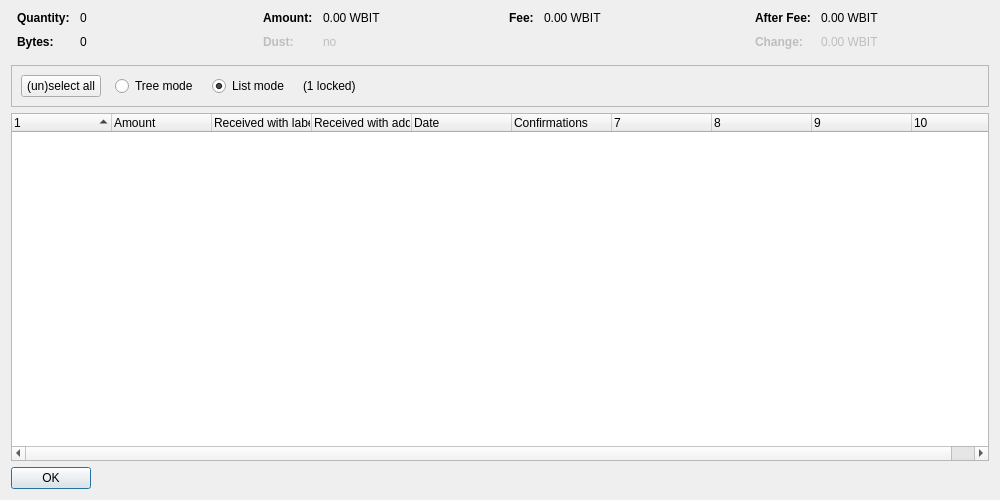
<?xml version="1.0" encoding="UTF-8"?>
<ui version="4.0">
 <class>CoinControlDialog</class>
 <widget class="QDialog" name="CoinControlDialog">
  <property name="geometry">
   <rect>
    <x>0</x>
    <y>0</y>
    <width>1000</width>
    <height>500</height>
   </rect>
  </property>
  <property name="windowTitle">
   <string>Coin Selection</string>
  </property>
  <layout class="QVBoxLayout" name="verticalLayout">
   <item>
    <layout class="QHBoxLayout" name="horizontalLayoutTop" stretch="0,0,0,0">
     <property name="topMargin">
      <number>0</number>
     </property>
     <property name="bottomMargin">
      <number>10</number>
     </property>
     <item>
      <layout class="QFormLayout" name="formLayoutCoinControl1">
       <property name="horizontalSpacing">
        <number>10</number>
       </property>
       <property name="verticalSpacing">
        <number>10</number>
       </property>
       <property name="leftMargin">
        <number>6</number>
       </property>
       <property name="rightMargin">
        <number>6</number>
       </property>
       <item row="0" column="0">
        <widget class="QLabel" name="labelCoinControlQuantityText">
         <property name="font">
          <font>
           <weight>75</weight>
           <bold>true</bold>
          </font>
         </property>
         <property name="text">
          <string>Quantity:</string>
         </property>
        </widget>
       </item>
       <item row="0" column="1">
        <widget class="QLabel" name="labelCoinControlQuantity">
         <property name="cursor">
          <cursorShape>IBeamCursor</cursorShape>
         </property>
         <property name="contextMenuPolicy">
          <enum>Qt::ActionsContextMenu</enum>
         </property>
         <property name="text">
          <string notr="true">0</string>
         </property>
         <property name="textInteractionFlags">
          <set>Qt::LinksAccessibleByMouse|Qt::TextSelectableByKeyboard|Qt::TextSelectableByMouse</set>
         </property>
        </widget>
       </item>
       <item row="1" column="0">
        <widget class="QLabel" name="labelCoinControlBytesText">
         <property name="font">
          <font>
           <weight>75</weight>
           <bold>true</bold>
          </font>
         </property>
         <property name="text">
          <string>Bytes:</string>
         </property>
        </widget>
       </item>
       <item row="1" column="1">
        <widget class="QLabel" name="labelCoinControlBytes">
         <property name="cursor">
          <cursorShape>IBeamCursor</cursorShape>
         </property>
         <property name="contextMenuPolicy">
          <enum>Qt::ActionsContextMenu</enum>
         </property>
         <property name="text">
          <string notr="true">0</string>
         </property>
         <property name="textInteractionFlags">
          <set>Qt::LinksAccessibleByMouse|Qt::TextSelectableByKeyboard|Qt::TextSelectableByMouse</set>
         </property>
        </widget>
       </item>
      </layout>
     </item>
     <item>
      <layout class="QFormLayout" name="formLayoutCoinControl2">
       <property name="horizontalSpacing">
        <number>10</number>
       </property>
       <property name="verticalSpacing">
        <number>10</number>
       </property>
       <property name="leftMargin">
        <number>6</number>
       </property>
       <property name="rightMargin">
        <number>6</number>
       </property>
       <item row="0" column="0">
        <widget class="QLabel" name="labelCoinControlAmountText">
         <property name="font">
          <font>
           <weight>75</weight>
           <bold>true</bold>
          </font>
         </property>
         <property name="text">
          <string>Amount:</string>
         </property>
        </widget>
       </item>
       <item row="0" column="1">
        <widget class="QLabel" name="labelCoinControlAmount">
         <property name="cursor">
          <cursorShape>IBeamCursor</cursorShape>
         </property>
         <property name="contextMenuPolicy">
          <enum>Qt::ActionsContextMenu</enum>
         </property>
         <property name="text">
          <string notr="true">0.00 WBIT</string>
         </property>
         <property name="textInteractionFlags">
          <set>Qt::LinksAccessibleByMouse|Qt::TextSelectableByKeyboard|Qt::TextSelectableByMouse</set>
         </property>
        </widget>
       </item>
       <item row="1" column="0">
        <widget class="QLabel" name="labelCoinControlLowOutputText">
         <property name="enabled">
          <bool>false</bool>
         </property>
         <property name="font">
          <font>
           <weight>75</weight>
           <bold>true</bold>
          </font>
         </property>
         <property name="text">
          <string>Dust:</string>
         </property>
        </widget>
       </item>
       <item row="1" column="1">
        <widget class="QLabel" name="labelCoinControlLowOutput">
         <property name="enabled">
          <bool>false</bool>
         </property>
         <property name="cursor">
          <cursorShape>IBeamCursor</cursorShape>
         </property>
         <property name="contextMenuPolicy">
          <enum>Qt::ActionsContextMenu</enum>
         </property>
         <property name="text">
          <string notr="true">no</string>
         </property>
         <property name="textInteractionFlags">
          <set>Qt::LinksAccessibleByMouse|Qt::TextSelectableByKeyboard|Qt::TextSelectableByMouse</set>
         </property>
        </widget>
       </item>
      </layout>
     </item>
     <item>
      <layout class="QFormLayout" name="formLayoutCoinControl3">
       <property name="horizontalSpacing">
        <number>10</number>
       </property>
       <property name="verticalSpacing">
        <number>10</number>
       </property>
       <property name="leftMargin">
        <number>6</number>
       </property>
       <property name="rightMargin">
        <number>6</number>
       </property>
       <item row="0" column="0">
        <widget class="QLabel" name="labelCoinControlFeeText">
         <property name="font">
          <font>
           <weight>75</weight>
           <bold>true</bold>
          </font>
         </property>
         <property name="text">
          <string>Fee:</string>
         </property>
        </widget>
       </item>
       <item row="0" column="1">
        <widget class="QLabel" name="labelCoinControlFee">
         <property name="cursor">
          <cursorShape>IBeamCursor</cursorShape>
         </property>
         <property name="contextMenuPolicy">
          <enum>Qt::ActionsContextMenu</enum>
         </property>
         <property name="text">
          <string notr="true">0.00 WBIT</string>
         </property>
         <property name="textInteractionFlags">
          <set>Qt::LinksAccessibleByMouse|Qt::TextSelectableByKeyboard|Qt::TextSelectableByMouse</set>
         </property>
        </widget>
       </item>
      </layout>
     </item>
     <item>
      <layout class="QFormLayout" name="formLayoutCoinControl4">
       <property name="horizontalSpacing">
        <number>10</number>
       </property>
       <property name="verticalSpacing">
        <number>10</number>
       </property>
       <property name="leftMargin">
        <number>6</number>
       </property>
       <property name="rightMargin">
        <number>6</number>
       </property>
       <item row="0" column="0">
        <widget class="QLabel" name="labelCoinControlAfterFeeText">
         <property name="font">
          <font>
           <weight>75</weight>
           <bold>true</bold>
          </font>
         </property>
         <property name="text">
          <string>After Fee:</string>
         </property>
        </widget>
       </item>
       <item row="0" column="1">
        <widget class="QLabel" name="labelCoinControlAfterFee">
         <property name="cursor">
          <cursorShape>IBeamCursor</cursorShape>
         </property>
         <property name="contextMenuPolicy">
          <enum>Qt::ActionsContextMenu</enum>
         </property>
         <property name="text">
          <string notr="true">0.00 WBIT</string>
         </property>
         <property name="textInteractionFlags">
          <set>Qt::LinksAccessibleByMouse|Qt::TextSelectableByKeyboard|Qt::TextSelectableByMouse</set>
         </property>
        </widget>
       </item>
       <item row="1" column="0">
        <widget class="QLabel" name="labelCoinControlChangeText">
         <property name="enabled">
          <bool>false</bool>
         </property>
         <property name="font">
          <font>
           <weight>75</weight>
           <bold>true</bold>
          </font>
         </property>
         <property name="text">
          <string>Change:</string>
         </property>
        </widget>
       </item>
       <item row="1" column="1">
        <widget class="QLabel" name="labelCoinControlChange">
         <property name="enabled">
          <bool>false</bool>
         </property>
         <property name="cursor">
          <cursorShape>IBeamCursor</cursorShape>
         </property>
         <property name="contextMenuPolicy">
          <enum>Qt::ActionsContextMenu</enum>
         </property>
         <property name="text">
          <string notr="true">0.00 WBIT</string>
         </property>
         <property name="textInteractionFlags">
          <set>Qt::LinksAccessibleByMouse|Qt::TextSelectableByKeyboard|Qt::TextSelectableByMouse</set>
         </property>
        </widget>
       </item>
      </layout>
     </item>
    </layout>
   </item>
   <item>
    <widget class="QFrame" name="frame">
     <property name="minimumSize">
      <size>
       <width>0</width>
       <height>40</height>
      </size>
     </property>
     <property name="frameShape">
      <enum>QFrame::StyledPanel</enum>
     </property>
     <property name="frameShadow">
      <enum>QFrame::Sunken</enum>
     </property>
     <layout class="QHBoxLayout" name="horizontalLayout">
      <item>
       <layout class="QHBoxLayout" name="horizontalLayoutPanel" stretch="0,0,0,0,0">
        <property name="spacing">
         <number>14</number>
        </property>
        <item>
         <widget class="QPushButton" name="pushButtonSelectAll">
          <property name="sizePolicy">
           <sizepolicy hsizetype="Maximum" vsizetype="Fixed">
            <horstretch>0</horstretch>
            <verstretch>0</verstretch>
           </sizepolicy>
          </property>
          <property name="text">
           <string>(un)select all</string>
          </property>
          <property name="autoDefault">
           <bool>false</bool>
          </property>
         </widget>
        </item>
        <item>
         <widget class="QRadioButton" name="radioTreeMode">
          <property name="sizePolicy">
           <sizepolicy hsizetype="Maximum" vsizetype="Fixed">
            <horstretch>0</horstretch>
            <verstretch>0</verstretch>
           </sizepolicy>
          </property>
          <property name="text">
           <string>Tree mode</string>
          </property>
         </widget>
        </item>
        <item>
         <widget class="QRadioButton" name="radioListMode">
          <property name="sizePolicy">
           <sizepolicy hsizetype="Maximum" vsizetype="Fixed">
            <horstretch>0</horstretch>
            <verstretch>0</verstretch>
           </sizepolicy>
          </property>
          <property name="text">
           <string>List mode</string>
          </property>
          <property name="checked">
           <bool>true</bool>
          </property>
         </widget>
        </item>
        <item>
         <widget class="QLabel" name="labelLocked">
          <property name="text">
           <string notr="true">(1 locked)</string>
          </property>
         </widget>
        </item>
        <item>
         <spacer name="horizontalSpacer">
          <property name="orientation">
           <enum>Qt::Horizontal</enum>
          </property>
          <property name="sizeHint" stdset="0">
           <size>
            <width>40</width>
            <height>20</height>
           </size>
          </property>
         </spacer>
        </item>
       </layout>
      </item>
     </layout>
    </widget>
   </item>
   <item>
    <widget class="CoinControlTreeWidget" name="treeWidget">
     <property name="contextMenuPolicy">
      <enum>Qt::CustomContextMenu</enum>
     </property>
     <property name="sortingEnabled">
      <bool>false</bool>
     </property>
     <property name="columnCount">
      <number>10</number>
     </property>
     <attribute name="headerShowSortIndicator" stdset="0">
      <bool>true</bool>
     </attribute>
     <attribute name="headerStretchLastSection">
      <bool>false</bool>
     </attribute>
     <column>
      <property name="text">
       <string/>
      </property>
     </column>
     <column>
      <property name="text">
       <string>Amount</string>
      </property>
     </column>
     <column>
      <property name="text">
       <string>Received with label</string>
      </property>
     </column>
     <column>
      <property name="text">
       <string>Received with address</string>
      </property>
     </column>
     <column>
      <property name="text">
       <string>Date</string>
      </property>
     </column>
     <column>
      <property name="text">
       <string>Confirmations</string>
      </property>
      <property name="toolTip">
       <string>Confirmed</string>
      </property>
     </column>
     <column>
      <property name="text">
       <string/>
      </property>
     </column>
     <column>
      <property name="text">
       <string/>
      </property>
     </column>
     <column>
      <property name="text">
       <string/>
      </property>
     </column>
     <column>
      <property name="text">
       <string/>
      </property>
     </column>
    </widget>
   </item>
   <item>
    <widget class="QDialogButtonBox" name="buttonBox">
     <property name="sizePolicy">
      <sizepolicy hsizetype="Maximum" vsizetype="Fixed">
       <horstretch>0</horstretch>
       <verstretch>0</verstretch>
      </sizepolicy>
     </property>
     <property name="orientation">
      <enum>Qt::Horizontal</enum>
     </property>
     <property name="standardButtons">
      <set>QDialogButtonBox::Ok</set>
     </property>
    </widget>
   </item>
  </layout>
 </widget>
 <customwidgets>
  <customwidget>
   <class>CoinControlTreeWidget</class>
   <extends>QTreeWidget</extends>
   <header>qt/coincontroltreewidget.h</header>
  </customwidget>
 </customwidgets>
 <resources/>
 <connections/>
</ui>
